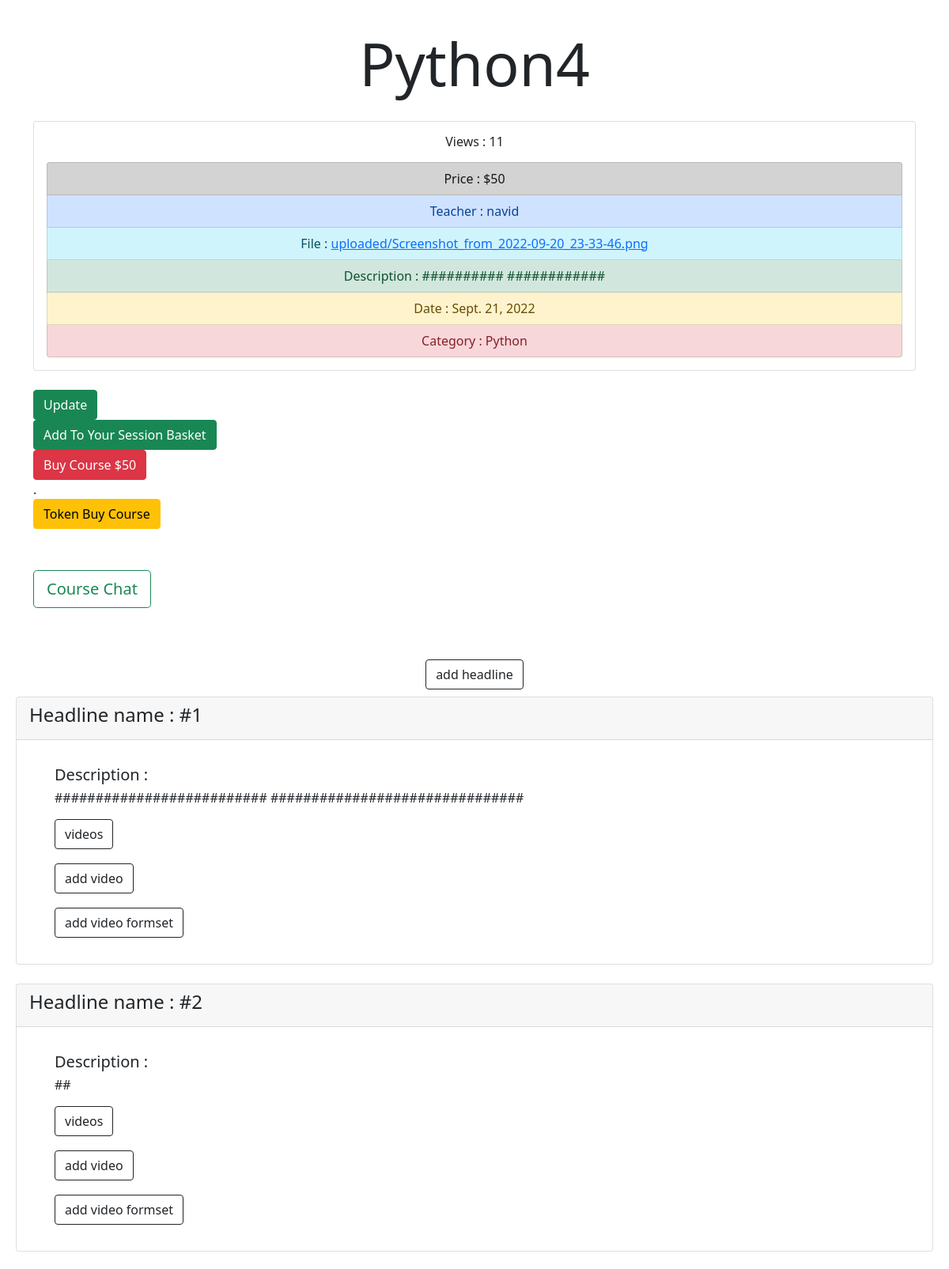
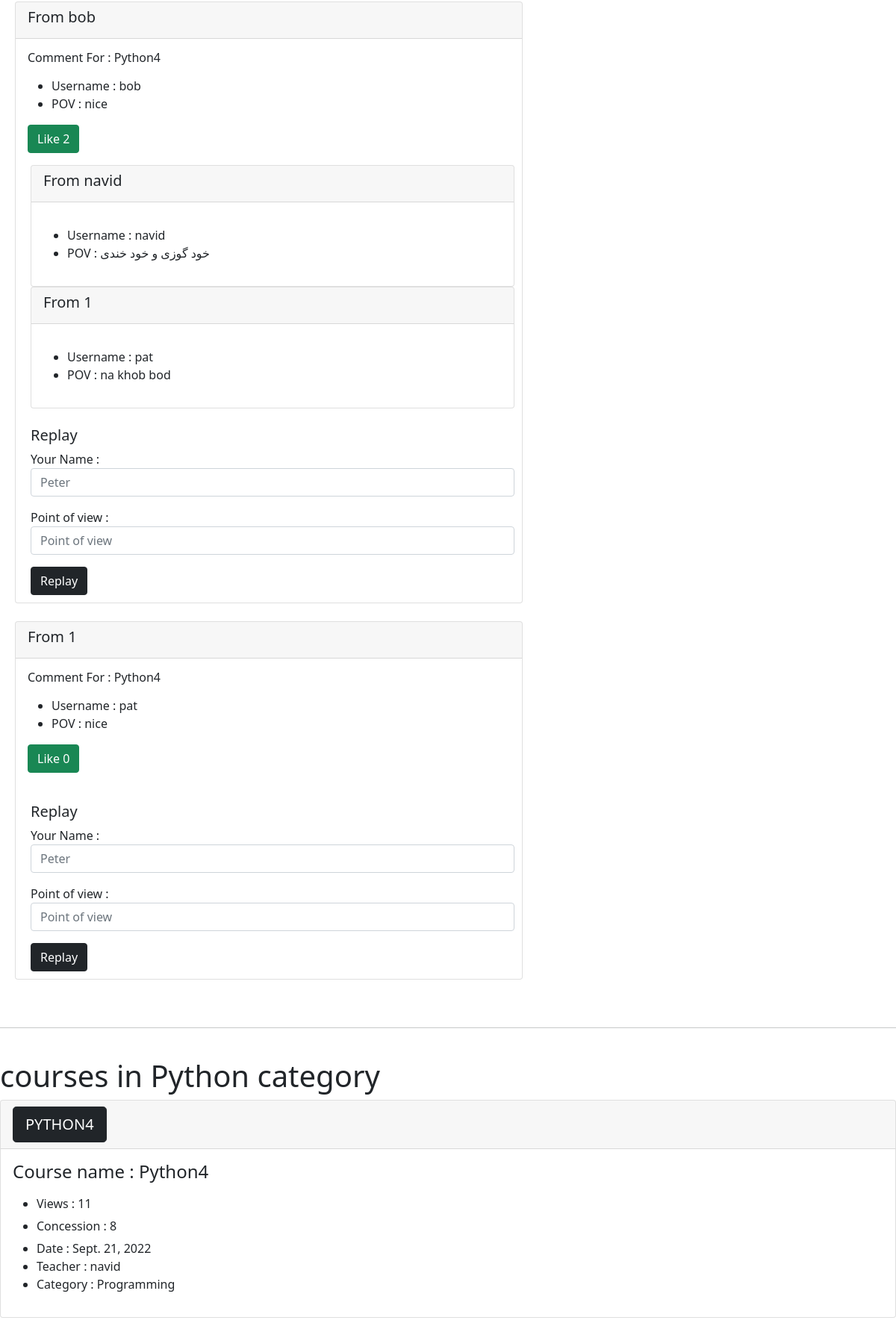
The page /course/1 (upper part) on the database its author committed (2 pictures, top to bottom).
### blog/models.py (models this page shows, shortened)
class Course(models.Model):
    name = models.CharField('Name', max_length=100)
    description = models.TextField('Description')
    upload_date = models.DateField('Upload Date', auto_now_add=True)
    file = models.FileField(upload_to = 'uploaded', null=True)
    teacher = models.ForeignKey(User, on_delete=models.CASCADE, null=True, default=None, blank=True)
    category = models.ForeignKey('Category', on_delete=models.CASCADE, null=True, default=None, blank=True, related_name='category')
    views = models.IntegerField(default=0)
    concession = models.IntegerField(default=0)
    viewers = models.TextField(default="", null=True, blank=True)
    price = models.CharField(default="$0", max_length=100)
    buyer = models.ManyToManyField(User, related_name='buyer', default=None, blank=True)
    tbuy = models.BooleanField(null=True)
    def __str__(self):
        return self.name

class Category(models.Model):
    name = models.CharField(max_length=30)
    parents = models.ForeignKey(
        'self', on_delete=models.CASCADE, null=True, default=None, blank=True, related_name='children',
        )
    def __str__(self):
        return self.name

class Headline(models.Model):
    name = models.CharField('Name', max_length=100)
    description = models.TextField('Description')
    course = models.ForeignKey(Course, on_delete=models.CASCADE, null=True, default=None, blank=True)

class Comment(models.Model):
    name = models.CharField('Name', max_length=100, null=True)
    sender = models.ForeignKey(User, on_delete=models.CASCADE, null=True, default=None, blank=True)
    course = models.ForeignKey(Course, on_delete=models.CASCADE, null=True, default=None, blank=True)
    pov = models.TextField('Point of view', null=True)
    parent = models.ForeignKey('self', null=True, default=None, on_delete=models.CASCADE, blank=True, related_name='replies')
    like = models.IntegerField(default=0)
    likers = models.ManyToManyField(User, related_name='likers', default=None, blank=True)

### blog/views.py (the view)
# urls.py: path('course/<course_id>', views.course, name='course'),
def course(request, course_id):
    course = Course.objects.get(pk=course_id)
    s_course = Course.objects.filter(category=course.category)
    if course:
        if course.viewers == None:
            course.viewers = ""
            course.save()
        if request.user.is_authenticated and request.user.username not in course.viewers:
            course.views = course.views + 1
            course.viewers += request.user.username
            course.viewers += ", "
            course.save()
    headline = Headline.objects.filter(course=course_id)
    comment = Comment.objects.filter(course=course_id)
    if request.method == "POST":
        form = CommentForm(request.POST)
        if form.is_valid():
            parent_obj = None
            try:
                parent_id = int(request.POST.get('parent_id'))
            except:
                parent_id = None
            if parent_id:
                parent_obj = Comment.objects.get(id=parent_id)
                if parent_obj:
                    replay = form.save(commit=False)
                    replay.parent = parent_obj
                    replay.course = course
                    replay.sender = request.user
                    replay.save()
                    messages.success(
                        request, "!!! Your Replay Comment Submitted Successfully !!!")
                    return redirect('course', course_id)
            t_form = form.save(commit=False)
            t_form.course = course
            t_form.sender = request.user
            t_form.save()
            messages.success(
                request, "!!! Your Comment Submitted Successfully !!!")
            return redirect('course', course_id)
        else:
            messages.success(request, "!!! try again !!!")
    else:
        form = CommentForm
    return render(
        request,
        'course.html',
        {
            "headline": headline,
            "course": course,
            "comment": comment,
            "form": form,
            "s_course": s_course,
        }
    )

### templates/course.html (shortened to what this page needs)
{% extends 'base.html' %}
{% block content %}
{% load static %}
{% load cache %}
<center>
    <p style="font-size: 75px;">{{ course }}</p>
        <div class="card">
          <div class="card-body">
            <h6>Views  :  {{ course.views }}</h6>
            <p class="card-text">
                <ul class="list-group">
                  <li class="list-group-item list-group-item-dark">Price  :  {{ course.price }}</li>
                  <li class="list-group-item list-group-item-primary">Teacher  :  {{ course.teacher }}</li>
                    <li class="list-group-item list-group-item-info">File  :  <a href="{{ course.file.url }}">{{ course.file }}</a></li>
                    <li class="list-group-item list-group-item-success">Description  :  {{ course.description }}</li>
                    <li class="list-group-item list-group-item-warning">Date  :  {{ course.upload_date }}</li>
                    <li class="list-group-item list-group-item-danger">Category  :  {{ course.category }}</li>
                </ul>
          </div>
        </center>
        <br>
        <a class="btn btn-success" href="{% url 'upcourse' course.id %}">Update</a>
        {% if request.user.is_authenticated %}
        <form style="margin-top: 10px;" action="{% url 'basket' course.id  %}" method="post">
          {% csrf_token %}
          <button type='submit' name='buy' value="{{ course.id }}" class="btn btn-outline-warning">Add To Your Basket</button>
       </form>
       {% else %} <br>
       <a class="btn btn-success" href="{% url 'set' course.id %}">Add To Your Session Basket</a>
       {% endif %}
          <br>
        <form action="{% url 'buy' course.id  %}" method="post">
          <button type='submit' name='buy' value="{{ course.id }}" class="btn btn-danger">Buy Course {{ course.price }}</button>
       </form>
       {% if course.tbuy == True %}
       .
       <form action="{% url 'tbuy' course.id  %}" method="post">
        <button type='submit' name='tbuy' value="{{ course.id }}" class="btn btn-warning">Token Buy Course</button>
       </form>
       {% endif %}
       <br>
       <br>
      <h1><a class="btn btn-outline-success btn-lg" href="{% url 'course_chat' course.id %}">Course Chat</a></h1>
        </div>
            <br><br>
            <center>
            <h1><a class="btn btn-outline-dark" href="{% url 'add_headline' course.id %}">add headline</a></h1>
          </center>
          {% for headlines in headline %}
          <div style="margin-left: 20px; margin-right: 20px;" class="card">
                <div class="card-header">
              <h4 class="card-title">Headline name :  {{ headlines.name }}</h4>
            </div>
            <div class="card-body">
              <p class="card-text">
                  <ul>
                      <h5>Description : </h5>  <h6>{{ headlines.description }}</h6>
                      <h1><a class="btn btn-outline-dark" href="{% url 'videos' headlines.id %}">videos</a></h1>
                      <h1><a class="btn btn-outline-dark" href="{% url 'add_video' headlines.id %}">add video</a></h1>
                      <h1><a class="btn btn-outline-dark" href="{% url 'video_formset' headlines.id %}">add video formset</a></h1>
                  </ul>
              </div>
          </div>
          <br>
          {% endfor %}
            {% for comment in comment %}
             {% if comment.parent == None %}
              <div class="card" style="margin-left: 20px; margin-right: 500px;">
                  <div class="card-header">
                    <h5 class="card-title">From {{ comment.name }}</h5>
                  </div>
                  <div class="card-body">
                    <h6>Comment For :  {{ comment.course }}</h6>
                  <p class="card-text">
                      <ul>
                          <li>Username :  {{ comment.sender }}</li>
                          <li>POV :  {{ comment.pov }}</li>
                      </ul>
                      {% if request.user in comment.likers.all %}
                          <form action="{% url 'dislike' comment.id  %}" method="post">
                              {% csrf_token %}
                              <button type='submit' name='dislike' value="{{ comment.id }}" class="btn btn-danger">Dislike {{ comment.like }}</button>
                          </form>
                      {% else %}
                          <form action="{% url 'like' comment.id  %}" method="post" >
                              <button type='submit' name='like' value="{{ comment.id }}" class="btn btn-success">Like  {{ comment.like }}</button>
                          </form>
                      {% endif %}
                  </div>
                  {% for replay in comment.replies.all %}
                  <div class="card" style="margin-left: 20px; margin-right: 10px;">
                    <div class="card-header">
                      <h5 class="card-title">From {{ replay.name }}</h5>
                    </div>
                      <div class="card-body">
                        <p class="card-text">
                          <ul>
                              <li>Username :  {{ replay.sender }}</li>
                              <li>POV :  {{ replay.pov }}</li>
                          </ul>
                      </div>
                    </div>
                  {% endfor %}
                  <div>
                    <br>
                      <div style="margin-left: 20px; margin-right: 10px; margin-bottom: 10px;">
                      <h5>Replay</h5>
                      <form method="post">
                          {{ form.as_p }}
                          <input class="btn btn-dark" type="submit" value="Replay">
                      </form>
                    </div>
                  </div>
              </div>
              <br>
              {% endif %}
            {% endfor %}
            <br><hr><br><h1>courses in {{ course.category }} category</h1>
            {% cache 500 s_course course.id %}
            {% for course in s_course %}
            <div class="card">
                <div class="card-header">
                <a href="{% url 'course' course.id %}" class="btn btn-dark btn-lg" role="button">{{ course|upper }}</a>
                </div>
                <div class="card-body">
                <h4 class="card-title">Course name :  {{ course.name }}</h4>
                <p class="card-text">
                    <ul>
                        <li><h6>Views  :  {{ course.views }}</h6></li>
                        <li><h6>Concession  :  {{ course.concession }}</h6></li>
                        <li>Date :  {{ course.upload_date }}</li>
                        <li>Teacher :  {{ course.teacher }}</li>
                        <li>Category : {{ course.category.parents }}</li>
                    </ul>
                </div>
            </div>
            <br>
            {% endfor %}
            {% endcache %}
{% endblock %}

### rows shown on the page
Course: name "Python4", views "11", price "$50", teacher "navid", file "uploaded/Screenshot_from_2022-09-20_23-33-46.png", description "########## ############", upload_date "Sept. 21, 2022", category "Python", name "PYTHON4", concession "8", category.parents "Programming"
Headline: name "#1", description "########################## ###############################"
Headline: name "#2", description "##"
Comment: name "bob", course "Python4", sender "bob", pov "nice", {{ comment.id }} 8 (drawn), like "2"
Comment: name "navid", sender "navid", pov "خود گوزی و خود خندی"
Comment: name "1", sender "pat", pov "na khob bod"
Comment: name "1", course "Python4", sender "pat", pov "nice", {{ comment.id }} 10 (drawn), like "0"
